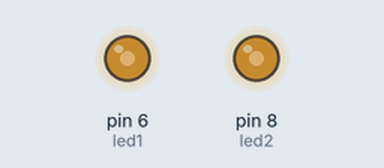
This sketch was run on a simulated Arduino Uno, built with avr-gcc and run on an emulated ATmega328P. On the bench: output pins drawn as LEDs (lit = HIGH).

Above: at 0.1 s.
Timing chart, 0 to 1.6 s (numbered marks = the images above):
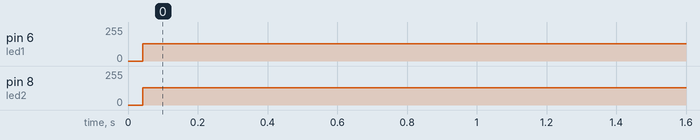

The sketch:

question2.ino
```cpp
/*
 * Create a program that blinks two separate LEDs.
 * When one LED is on, the other is off.
 * Both LEDs should have variables assigned to the pins they use
 *
 */

int led1 = 6;
int led2 = 8;

void setup() {
  pinMode(led1, OUTPUT);
  pinMode(led2, OUTPUT);
}

void loop() {

    digitalWrite(led1, HIGH);
    digitalWrite(led2, LOW);
    delayMicroseconds(500);
    digitalWrite(led1, LOW);
    digitalWrite(led2, HIGH);
    delayMicroseconds(500);

}
```

Measured:
- by itself, pin 6 (led1): 0/255 → 128/255 at 0.04 s
- by itself, pin 8 (led2): 0/255 → 129/255 at 0.04 s
